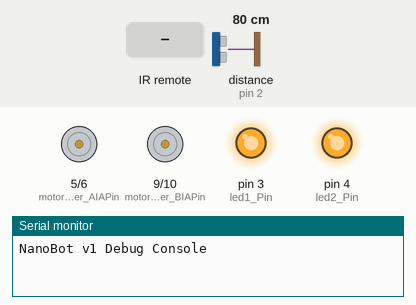
Recording of a sketch running on a simulated Arduino Nano, built with avr-gcc and run on an emulated ATmega328P. Parts: motor-driver pin pairs drawn as motors (green arrow = first pin HIGH = forward, orange = second pin HIGH = backward, longer = more drive), output pins drawn as LEDs (lit = HIGH), the last lines printed to the serial monitor. Wiring (inferred from the names in the program): ultrasonic range finder: trigger pin 12; echo pin 2. Inputs (shaded band) come from the test bench; at power-on: distance to the obstacle (sensor on pin 2) 80 cm. The echo pulse lasts 58.3 µs per cm; pins used as bus, display or sensor lines are not drawn.

Above: at 1.2 s.
1.3 s: infrared code 0x3D9AE3F7 received
At 2.1 s:
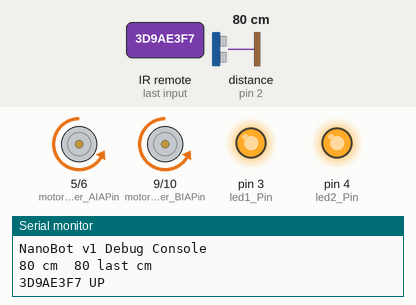
2.8 s: infrared code 0x1BC0157B received
At 3.3 s:
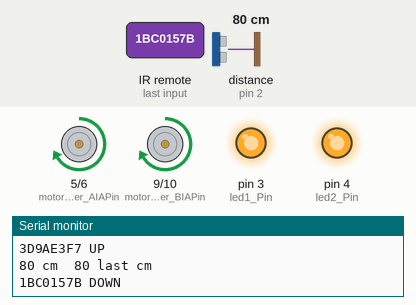
4.3 s: infrared code 0x8C22657B received
At 5.5 s:
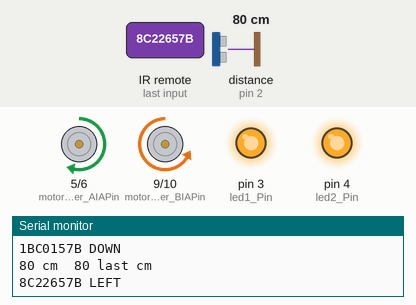
5.8 s: infrared code 0x449E79F received
At 6.6 s:
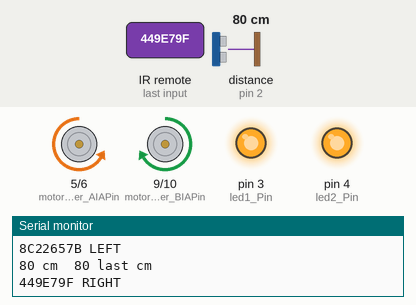
Timing chart, 0 to 8.3 s (numbered marks = the images above; inputs shaded):
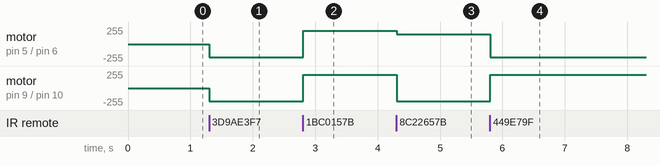

Measured:
- after the input at 1.3 s, motor on pin 5 (motor_controller_AIAPin) / pin 6 (motor_controller_AIBPin), motor on pin 9 (motor_controller_BIAPin) / pin 10 (motor_controller_BIBPin): stopped → backward 200/255 at once
- after the input at 2.8 s, motor on pin 5 (motor_controller_AIAPin) / pin 6 (motor_controller_AIBPin), motor on pin 9 (motor_controller_BIAPin) / pin 10 (motor_controller_BIBPin): backward 200/255 → forward 200/255 at once
- after the input at 4.3 s, motor on pin 5 (motor_controller_AIAPin) / pin 6 (motor_controller_AIBPin): forward 200/255 → forward 150/255 at once; motor on pin 9 (motor_controller_BIAPin) / pin 10 (motor_controller_BIBPin): forward 200/255 → backward 200/255 at once
- after the input at 5.8 s, motor on pin 5 (motor_controller_AIAPin) / pin 6 (motor_controller_AIBPin): forward 150/255 → backward 200/255 at once; motor on pin 9 (motor_controller_BIAPin) / pin 10 (motor_controller_BIBPin): backward 200/255 → forward 200/255 at once

The sketch:

main.ino
```cpp
/**
 *  NanoBot - v1.0
 *  Author: Jasmine Fowlks
 *          Angela Fowlks
 *          Kevin Fowlks
 *
 *  This basic application is a starting place for using the 3D printed two-wheeled robot
 *  found here ( http://www.thingiverse.com/thing:1582398 ).
 *
 *  The hardware used in this project is listed below:
 *
 *  Arduino nano v3 (clone)
 *  Motor Controller (L9110S Dual DC motor Driver Controller Board H-bridge)
 *  Distance Measurment ( Ultrasonic Module HC-SR04 Distance Measuring )
 *  Smart Car Robot Plastic DC 3V-6V Drive Gear Motor
 *  IR Remote ( Infrared Wireless Remote Control with Sensor Receiver Modules 3 pin variety )
 *  NTE 54‑140 SPST On‑Off Subminiature Toggle
 *
 *
 *
 **/

#include "IRremote.h"


const int ir_receiver_signalPin   = 11;

const int motor_controller_AIAPin = 5;  // PWM Pin
const int motor_controller_AIBPin = 6;  // PWM Pin
const int motor_controller_BIAPin = 9;  // PWM Pin
const int motor_controller_BIBPin = 10; // PWM Pin

const int ultrasonic_sensor_trigPin = 12;
const int ultrasonic_sensor_echoPin = 2;

const int led1_Pin = 3; // PWM Pin
const int led2_Pin = 4; // PWM Pin

const int motor_controller_speed = 200;

const int IR_UP       = 0x3D9AE3F7;
const int IR_DOWN     = 0x1BC0157B;
const int IR_LEFT     = 0x8C22657B;
const int IR_RIGHT    = 0x449E79F;

/*-----( Declare objects )-----*/
IRrecv irrecv(ir_receiver_signalPin);     // create instance of 'irrecv'
decode_results results;             // create instance of 'decode_results'

long duration, cm;
long last_cm;

const boolean debug = true;

void setup()
{
  pinMode(motor_controller_AIAPin, OUTPUT);
  pinMode(motor_controller_AIBPin, OUTPUT);
  pinMode(motor_controller_BIAPin, OUTPUT);
  pinMode(motor_controller_BIBPin, OUTPUT);

  pinMode(ultrasonic_sensor_trigPin, OUTPUT);
  pinMode(ultrasonic_sensor_echoPin, INPUT);


  pinMode(led1_Pin, OUTPUT);
  pinMode(led2_Pin, OUTPUT);


  if (debug) {
    Serial.begin(9600);
    Serial.println("NanoBot v1 Debug Console");
  }

 // fadeLED( led_Pin );

  irrecv.enableIRIn(); // Start the receiver

  initialize_motor_driver();

  digitalWrite(led2_Pin, HIGH);
  digitalWrite(led1_Pin, HIGH);
  //Scheduler.startLoop(loop2);
  //Scheduler.startLoop(loop3);
}


void loop3() {
  digitalWrite(led1_Pin, HIGH);

  // IMPORTANT:
  // When multiple tasks are running 'delay' passes control to
  // other tasks while waiting and guarantees they get executed.
  delay(1000);
  digitalWrite(led1_Pin, LOW);
  delay(1000);
}

// Task no.2: blink LED with 0.1 second delay.
void loop2() {
  digitalWrite(led2_Pin, HIGH);
  delay(1100);
  digitalWrite(led2_Pin, LOW);
  delay(1100);
}

void fadeLED( int ledPin ) {

 // fade in from min to max in increments of 5 points:
  for(int fadeValue = 0 ; fadeValue <= 255; fadeValue +=5) {
    // sets the value (range from 0 to 255):
    analogWrite(ledPin, fadeValue);
    // wait for 30 milliseconds to see the dimming effect
    delay(50);
  }

  // fade out from max to min in increments of 5 points:
  for(int fadeValue = 255 ; fadeValue >= 0; fadeValue -=5) {
    // sets the value (range from 0 to 255):
    analogWrite(ledPin, fadeValue);
    // wait for 30 milliseconds to see the dimming effect
    delay(50);
  }

}

void initialize_motor_driver()
{
  pinMode(motor_controller_AIAPin, OUTPUT); // set pins to output
  pinMode(motor_controller_AIBPin, OUTPUT);
  pinMode(motor_controller_BIAPin, OUTPUT);
  pinMode(motor_controller_BIBPin, OUTPUT);
}

void go_forward()
{
  analogWrite(motor_controller_AIAPin, 0);
  analogWrite(motor_controller_AIBPin, motor_controller_speed);
  analogWrite(motor_controller_BIAPin, 0);
  analogWrite(motor_controller_BIBPin, motor_controller_speed);
}

void go_backward()
{
  analogWrite(motor_controller_AIAPin, motor_controller_speed);
  analogWrite(motor_controller_AIBPin, 0);
  analogWrite(motor_controller_BIAPin, motor_controller_speed);
  analogWrite(motor_controller_BIBPin, 0);
}

void go_left()
{
  analogWrite(motor_controller_AIAPin, (motor_controller_speed *.75) );
  analogWrite(motor_controller_AIBPin, 0);
  analogWrite(motor_controller_BIAPin, 0);
  analogWrite(motor_controller_BIBPin, (motor_controller_speed *.75) );
}

void go_right()
{
  analogWrite(motor_controller_AIAPin, 0);
  analogWrite(motor_controller_AIBPin, (motor_controller_speed *.75) );
  analogWrite(motor_controller_BIAPin, (motor_controller_speed *.75) );
  analogWrite(motor_controller_BIBPin, 0);
}


void go_stop()
{
  analogWrite(motor_controller_AIAPin, 0);
  analogWrite(motor_controller_AIBPin, 0 );
  analogWrite(motor_controller_BIAPin, 0 );
  analogWrite(motor_controller_BIBPin, 0);
}

void loop()
{

  duration = checkDistance();
  // convert the time into a distance
  // inches = microsecondsToInches(duration);
  cm     = microsecondsToCentimeters(duration);

  if ( cm < 65 )
  {

  }

  //loop3();
  //loop2();


  if (irrecv.decode(&results)) // have we received an IR signal?
  {
    /* Output distance on button press */
    Serial.print( cm );
    Serial.print( " cm  ");
    Serial.print( last_cm );
    Serial.println( " last cm  ");

    move();

    irrecv.resume(); // receive the next value
  }

  last_cm = cm;

  //yield();
}


void move()
{

  switch(results.value)
  {
  case 0x3D9AE3F7:
    if (debug) {
      Serial.print( results.value, HEX );
      Serial.println(" UP " );
    }
    go_forward();
    break;
  case 0x1BC0157B:
    if (debug) {
      Serial.print( results.value, HEX );
      Serial.println(" DOWN " );
    }
    go_backward();
    break;
  case 0x8C22657B:
    if (debug) {
      Serial.print( results.value, HEX );
      Serial.println(" LEFT " );
    }
    go_left();
    break;
  case 0x449E79F:
      if (debug) {
       Serial.print( results.value, HEX );
       Serial.println(" RIGHT " );
      }
      go_right();
      break;
  case 0x488F3CBB: // STOP
    if (debug) {
      Serial.print( results.value, HEX );
      Serial.println(" STOP " );
    }
    go_stop();
    break;

  default:
    if (debug) {
      Serial.print( results.value, HEX );
      Serial.println(" other button   " );
    }

  } // End Case

  delay(500); // Do not get immediate repeat

}

long checkDistance()
{
  // establish variables for duration of the ping,
  // and the distance result in inches and centimeters:

  // The sensor is triggered by a HIGH pulse of 10 or more microseconds.
  // Give a short LOW pulse beforehand to ensure a clean HIGH pulse:
  //pinMode(ultrasonic_sensor_trigPin, OUTPUT);
  digitalWrite(ultrasonic_sensor_trigPin, LOW);
  delayMicroseconds(2);
  digitalWrite(ultrasonic_sensor_trigPin, HIGH);
  delayMicroseconds(10);
  digitalWrite(ultrasonic_sensor_trigPin, LOW);

  // Read the signal from the sensor: a HIGH pulse whose
  // duration is the time (in microseconds) from the sending
  // of the ping to the reception of its echo off of an object.
 // pinMode(ultrasonic_sensor_echoPin, INPUT);
  return pulseIn(ultrasonic_sensor_echoPin, HIGH);

  //Serial.print(inches);
  //Serial.print("in, ");
  //Serial.print(cm);
  //Serial.print("cm");
  //Serial.println();

  //delay(100);

}

long microsecondsToInches(long microseconds)
{
  // According to Parallax's datasheet for the PING))), there are
  // 73.746 microseconds per inch (i.e. sound travels at 1130 feet per
  // second).  This gives the distance travelled by the ping, outbound
  // and return, so we divide by 2 to get the distance of the obstacle.
  // See: http://www.parallax.com/dl/docs/prod/acc/28015-PING-v1.3.pdf
  return microseconds / 74 / 2;
}

long microsecondsToCentimeters(long microseconds)
{
  // The motor_controller_speed of sound is 340 m/s or 29 microseconds per centimeter.
  // The ping travels out and back, so to find the distance of the
  // object we take half of the distance travelled.
  return microseconds / 29 / 2;
}
```
